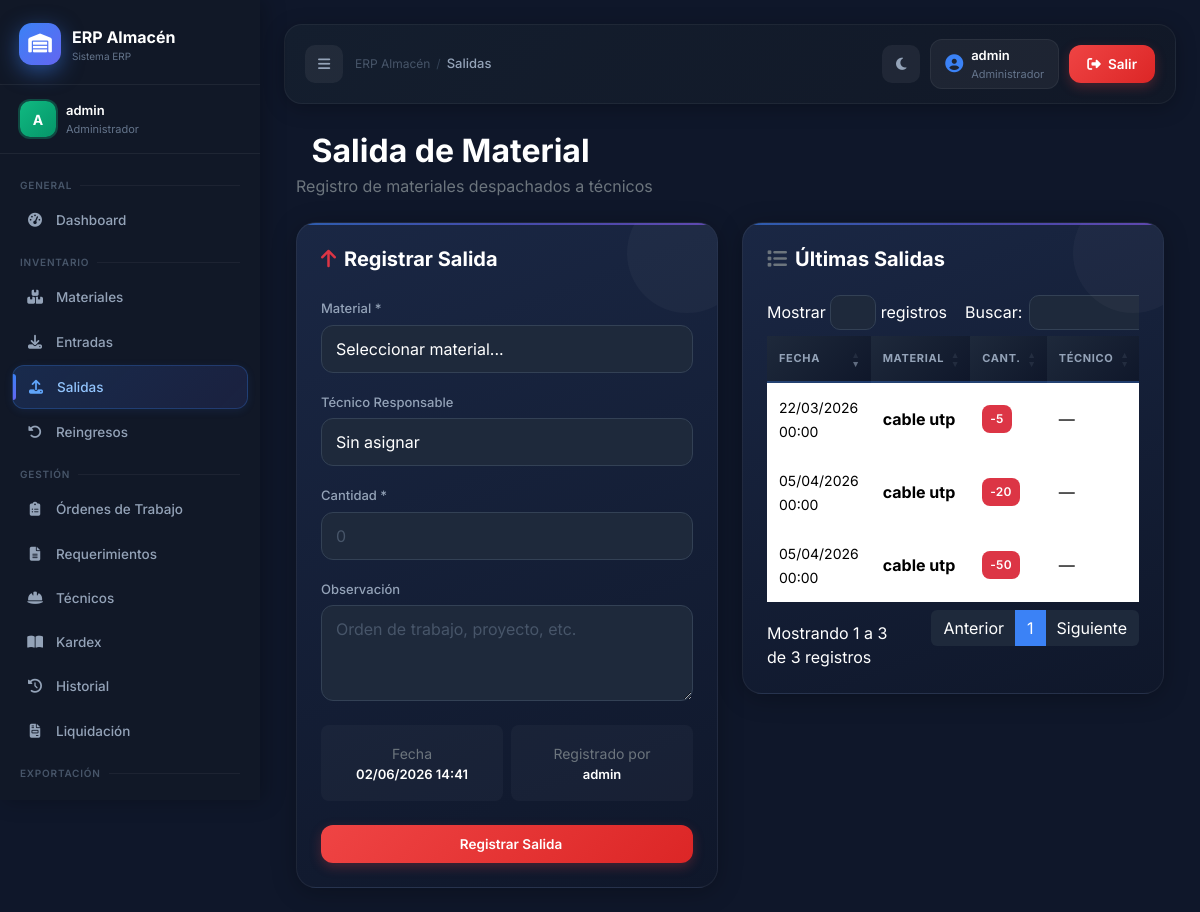
The app's page /pages/salida_material.php (signed in) with its own data.
### tables this page shows
CREATE TABLE `salidas` (
  `id` int(11) NOT NULL,
  `material_id` int(11) DEFAULT NULL,
  `tecnico_id` int(11) DEFAULT NULL,
  `cantidad` int(11) DEFAULT NULL,
  `fecha` date DEFAULT NULL,
  `observacion` text DEFAULT NULL,
  `usuario` varchar(100) DEFAULT ''
);

CREATE TABLE `materiales` (
  `id` int(11) NOT NULL,
  `codigo` varchar(50) DEFAULT NULL,
  `codigo_electrosur` varchar(20) DEFAULT '',
  `nombre` varchar(150) DEFAULT NULL,
  `unidad` varchar(50) DEFAULT NULL,
  `stock` int(11) DEFAULT 0,
  `activo` tinyint(1) NOT NULL DEFAULT 1
);

### pages/salida_material.php (the view, shortened to what this page needs)
<?php
require_once __DIR__ . '/../includes/Conexion.php';
require_once __DIR__ . '/../includes/layout.php';
?>
<div class="container-fluid">
    <div class="mb-4">
        <h2 class="fw-bold mb-1">
            Salida de Material
        </h2>
        <p class="text-secondary">Registro de materiales despachados a técnicos</p>
    </div>
    <div class="row g-4">
        <div class="col-lg-6">
            <div class="card-dashboard">
                <h5 class="fw-bold mb-4"><i class="fa-solid fa-arrow-up me-2 text-danger"></i>Registrar Salida</h5>
                <form method="POST">
                    <div class="mb-3">
                        <label class="form-label">Material *</label>
                        <select name="material_id" class="form-select" required id="selectMatSal">
                            <option value="">Seleccionar material...</option>
                        </select>
                    </div>
                    <div class="mb-3">
                        <label class="form-label">Técnico Responsable</label>
                        <select name="tecnico_id" class="form-select">
                            <option value="">Sin asignar</option>
                        </select>
                    </div>
                    <div class="mb-3">
                        <label class="form-label">Cantidad *</label>
                        <input type="number" name="cantidad" class="form-control" min="1" required placeholder="0" id="inputCantSal">
                    </div>
                    <div class="mb-4">
                        <label class="form-label">Observación</label>
                        <textarea name="observacion" class="form-control" rows="3" placeholder="Orden de trabajo, proyecto, etc."></textarea>
                    </div>
                    <div class="row g-2">
                        <div class="col-6">
                            <div class="p-3 rounded-3" style="background:rgba(255,255,255,0.03);text-align:center;">
                                <small class="text-secondary">Fecha</small>
                                <div style="font-size:13px;font-weight:600;"><?= date('d/m/Y H:i') ?></div>
                            </div>
                        </div>
                        <div class="col-6">
                            <div class="p-3 rounded-3" style="background:rgba(255,255,255,0.03);text-align:center;">
                                <small class="text-secondary">Registrado por</small>
                                <div style="font-size:13px;font-weight:600;"><?= htmlspecialchars($_SESSION['usuario']) ?></div>
                            </div>
                        </div>
                    </div>
                    <button type="submit" class="btn btn-danger btn-custom w-100 mt-4">
                        <i class="fa-solid fa-arrow-up-from-line me-2"></i>Registrar Salida
                    </button>
                </form>
            </div>
        </div>
        <div class="col-lg-6">
            <div class="card-dashboard">
                <h5 class="fw-bold mb-4"><i class="fa-solid fa-list me-2 text-secondary"></i>Últimas Salidas</h5>
                <div class="table-responsive">
                    <table id="tablaSalidas" class="table table-hover align-middle">
                        <thead>
                            <tr><th>Fecha</th><th>Material</th><th>Cant.</th><th>Técnico</th><th>Por</th></tr>
                        </thead>
                        <tbody>
                        <?php
                        $ult = $conn->query("
                            SELECT s.*, m.nombre AS material, COALESCE(t.nombre,'—') AS tecnico
                            FROM salidas s
                            JOIN materiales m ON m.id=s.material_id
                            LEFT JOIN tecnicos t ON t.id=s.tecnico_id
                            ORDER BY s.id DESC LIMIT 20
                        ");
                        while ($s = $ult->fetch_assoc()):
                        ?>
                        <tr>
                            <td><small><?= isset($s['fecha']) ? date('d/m/Y H:i', strtotime($s['fecha'])) : '—' ?></small></td>
                            <td><strong><?= htmlspecialchars($s['material']) ?></strong></td>
                            <td><span class="badge bg-danger p-2">-<?= $s['cantidad'] ?></span></td>
                            <td><?= htmlspecialchars($s['tecnico']) ?></td>
                        </tr>
                        <?php endwhile; ?>
                        </tbody>
                    </table>
                </div>
            </div>
        </div>
    </div>
</div>
<?php require_once __DIR__ . '/../includes/footer.php'; ?>

### includes/layout.php (style rules this page uses)
* { margin:0; padding:0; box-sizing:border-box; }
body { font-family:'Inter',sans-serif; background:#0f172a; color:white; overflow-x:hidden; }
.card-dashboard { background:linear-gradient(145deg,#1e293b,#0f172a); border:1px solid rgba(255,255,255,0.04); border-radius:22px; padding:24px; box-shadow:0 8px 24px rgba(0,0,0,0.2); transition:transform 0.25s ease, box-shadow 0.25s ease; position:relative; overflow:hidden; }
.card-dashboard::before { content:''; position:absolute; width:120px; height:120px; background:rgba(255,255,255,0.03); border-radius:50%; top:-30px; right:-30px; }
.table { color:white; }
.table thead { background:#111827; }
.table tbody tr { transition:background 0.15s; }
.form-control, .form-select { background:#1e293b; border:1px solid #334155; color:white; border-radius:12px; padding:11px 14px; }
.form-control::placeholder { color:#475569; }
.form-label { font-weight:500; font-size:13px; color:#94a3b8; margin-bottom:6px; }
.btn-custom { border-radius:12px; padding:9px 18px; font-weight:600; font-size:13.5px; }
.card-dashboard { background:linear-gradient(160deg,#1a2744 0%,#0f172a 100%); border:1px solid rgba(255,255,255,0.06); border-radius:20px; padding:24px; box-shadow:0 4px 24px rgba(0,0,0,0.25); transition:transform 0.25s ease, box-shadow 0.25s ease; position:relative; overflow:hidden; }
.card-dashboard::after { content:''; position:absolute; top:0; left:0; right:0; height:2px; background:linear-gradient(90deg,#3b82f6,#6366f1,#8b5cf6); border-radius:20px 20px 0 0; opacity:0.6; }
.table thead tr th { background:linear-gradient(135deg,#1e293b,#0f172a); color:#94a3b8; font-size:11px; font-weight:700; text-transform:uppercase; letter-spacing:0.06em; padding:14px 12px; border-bottom:2px solid rgba(59,130,246,0.3) !important; border-top:none !important; }
.table tbody td { padding:12px; border-color:rgba(255,255,255,0.04) !important; vertical-align:middle; }
.btn-danger { background:linear-gradient(135deg,#ef4444,#dc2626) !important; border:none !important; box-shadow:0 4px 12px rgba(239,68,68,0.25); transition:all 0.2s !important; }
.badge { font-weight:600; letter-spacing:0.02em; padding:5px 10px; border-radius:8px; }

### records on screen
salidas: fecha "05/04/2026 00:00", material.nombre "cable utp", cantidad "20", tecnico "—"
salidas: fecha "05/04/2026 00:00", material.nombre "cable utp", cantidad "50", tecnico "—"
salidas: fecha "22/03/2026 00:00", material.nombre "cable utp", cantidad "5", tecnico "—"

### other values on screen
APP_NAME "ERP Almacén"
$_SESSION['nombre_completo'] "admin"
$nombres[$paginaActual] "Salidas"
$_SESSION['usuario'] "admin"
